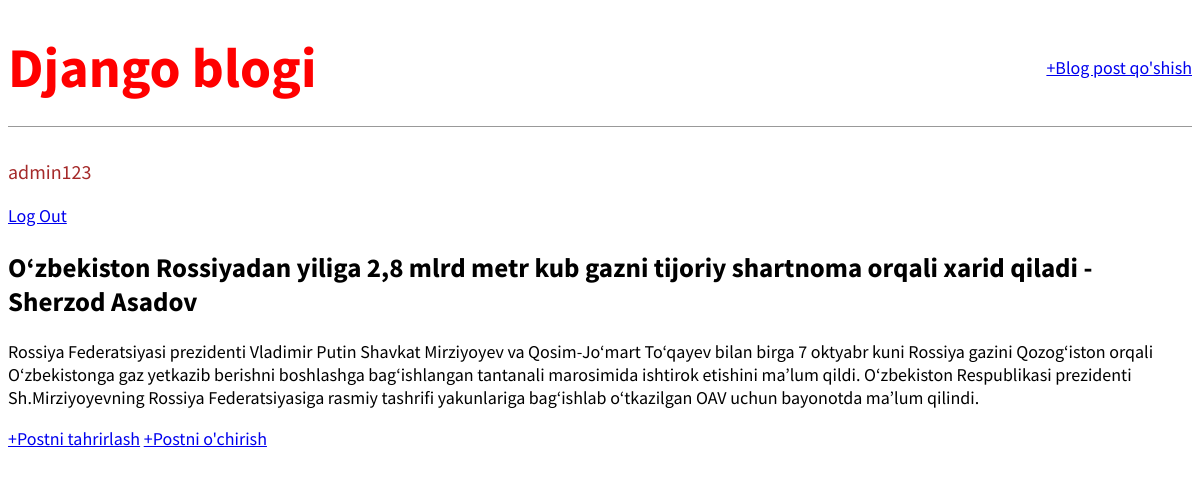
Page /post/2/ (signed in) on the committed database.
### blog/models.py (models this page shows, shortened)
class Post(models.Model):
    title=models.CharField(max_length=200)
    author=models.ForeignKey(
        'auth.User',
        on_delete=models.CASCADE,
    )
    body=models.TextField()

### blog/views.py (the view)
# urls.py: path('post/<int:pk>/', BLogDetailView.as_view(), name='post_detail'),
class BLogDetailView(DetailView):
    model=Post
    template_name='post_detail.html'

### template/post_detail.html
{% extends 'base.html' %}
{% block content %}
<div class="post-entry">
    <h2>{{post.title}}</h2>
    <p>{{post.body}}</p>
</div>
<a href="{% url 'post_edit' post.pk  %}">+Postni tahrirlash</a>
<a href="{% url 'post_delete' post.pk  %}">+Postni o'chirish</a>
{% endblock content %}

### template/base.html (shortened to what this page needs)
{% load static %}
<!DOCTYPE html>
<html lang="en">
<head>
    <link rel="stylesheet" href="{% static 'css/base.css' %}">
</head>
<body>
    <header>
        <div class="nav-left">
            <h1><a href="{% url 'home' %}">Django blogi</a></h1>
        </div>
        <div class="nav-right">
            <a href="{% url 'post_new' %}">+Blog post qo'shish</a>
        </div>
    </header>
    {% if user.is_authenticated %}
    <p style="color: brown; font-size: 20px;">{{user.username}} <span style="font-size: 12px; color: white;">sayitga xush kelibsiz.</span> </p>
    <a href="{% url 'logout' %}">Log Out</a>
    {% else %}
    <p>Siz saytga kirmagansiz</p>
    <a href="{% url 'login' %}">Log In</a>
    <a href="{% url 'signup' %}">Ro'yhatdan o'tish</a>
    {% endif %}
    <div>
        {% block content %}
        {% endblock content %}
    </div>
</body>
</html>

### static/css/base.css (style rules this page uses)
body { font-family: "Source Sans Pro",sans-serif; font-size: 18px; }
header { border-bottom: 1px solid #999; margin-bottom: 2rem; display: flex; align-items: center; justify-content: space-between; }
header h1 a { color: red; font-size: 3.5rem; text-decoration: none; }

### rows in the picture
Post: title "O‘zbekiston Rossiyadan yiliga 2,8 mlrd metr kub gazni tijoriy shartnoma orqali xarid qiladi - Sherzod Asadov", body "Rossiya Federatsiyasi prezidenti Vladimir Putin Shavkat Mirziyoyev va Qosim-Jo‘mart To‘qayev bilan birga 7 oktyabr kuni Rossiya gazini Qozog‘iston orqali O‘zbekistonga gaz yetkazib berishni boshlashga bag‘ishlangan tantanali marosimida ishtirok etishini ma’lum qildi. O‘zbekiston Respublikasi prezidenti Sh.Mirziyoyevning Rossiya Federatsiyasiga rasmiy tashrifi yakunlariga bag‘ishlab o‘tkazilgan OAV uchun bayonotda ma’lum qilindi."

### other values in the picture
{{ user.username }} "admin123"
